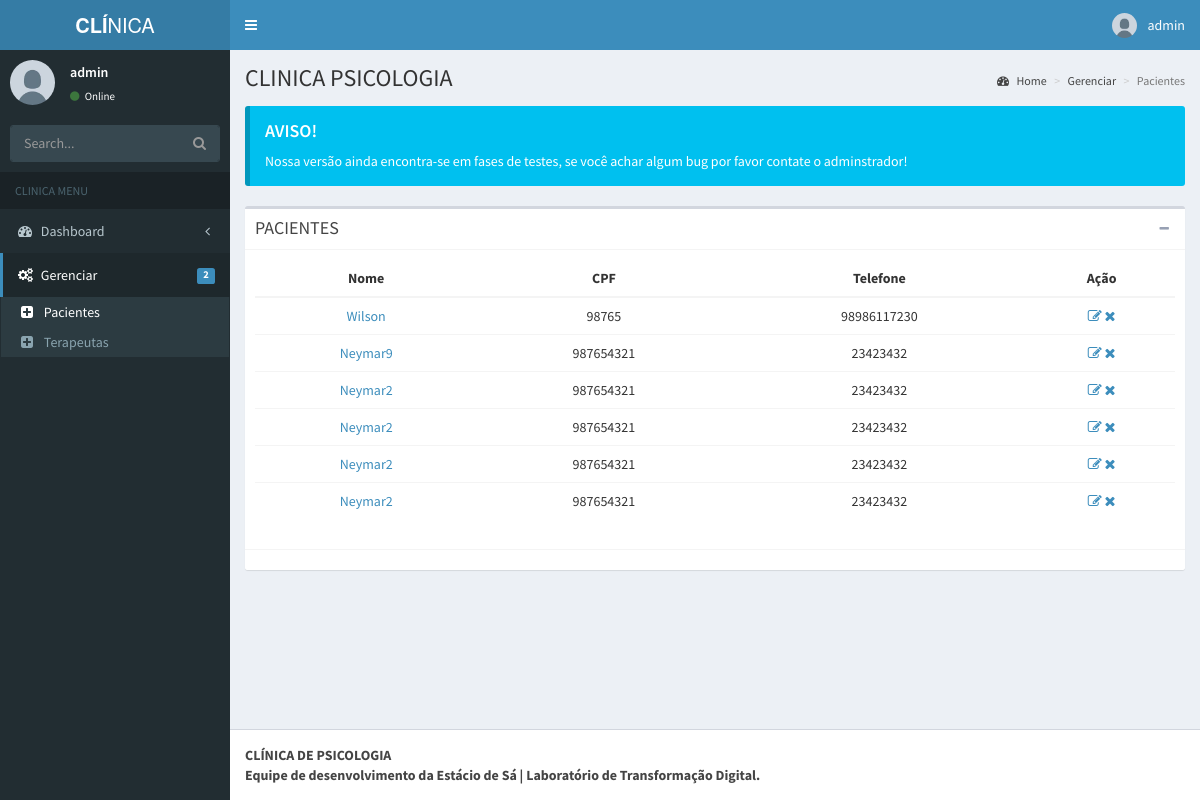
The app's page /admin/pages/layout/pacientes.php (signed in) with its own data.
### tables this page shows
CREATE TABLE `tbl_paciente` (
  `id` int(11) UNSIGNED NOT NULL,
  `nome` varchar(150) NOT NULL,
  `nascimento` date NOT NULL,
  `rg` int(11) NOT NULL,
  `cpf` int(11) NOT NULL,
  `id_genero` int(11) UNSIGNED NOT NULL,
  `id_contato` int(11) UNSIGNED NOT NULL,
  `id_escolaridade` int(11) UNSIGNED NOT NULL,
  `id_profissao` int(11) UNSIGNED NOT NULL,
  `id_renda_familiar` int(11) UNSIGNED NOT NULL,
  `id_estado_civil` int(11) UNSIGNED NOT NULL,
  `id_endereco` int(11) UNSIGNED NOT NULL
);

CREATE TABLE `tbl_contato` (
  `id` int(11) UNSIGNED NOT NULL,
  `id_paciente` int(11) UNSIGNED NOT NULL,
  `email` varchar(50) NOT NULL,
  `telefone` varchar(20) NOT NULL
);

### admin/pages/layout/pacientes.php (the view, shortened to what this page needs)
<?php
    include('../../../db/conexao.php');
?>
<!DOCTYPE html>
<html>
  <head>
    <link rel="stylesheet" href="../../bootstrap/css/bootstrap.min.css">
    <link rel="stylesheet" href="https://maxcdn.bootstrapcdn.com/font-awesome/4.4.0/css/font-awesome.min.css">
    <link rel="stylesheet" href="https://code.ionicframework.com/ionicons/2.0.1/css/ionicons.min.css">
    <link rel="stylesheet" href="../../dist/css/AdminLTE.min.css">
    <link rel="stylesheet" href="../../dist/css/skins/_all-skins.min.css">
  <body class="hold-transition skin-blue fixed sidebar-mini">
    <div class="wrapper">
      <header class="main-header">
        <a href="../../index.php" class="logo">
          <span class="logo-lg"><b>CLÍ</b>NICA</span>
        </a>
        <nav class="navbar navbar-static-top" role="navigation">
          <a href="#" class="sidebar-toggle" data-toggle="offcanvas" role="button">
          </a>
          <div class="navbar-custom-menu">
            <ul class="nav navbar-nav">
              <li class="dropdown user user-menu">
                <a href="#" class="dropdown-toggle" data-toggle="dropdown">
                  <img src="../../dist/img/user.jpg" class="user-image" alt="User Image">
                  <span class="hidden-xs"><?php echo $_SESSION['nome']; ?></span>
                </a>
              </li>
            </ul>
          </div>
        </nav>
      </header>
      <aside class="main-sidebar">
        <section class="sidebar">
          <div class="user-panel">
            <div class="pull-left image">
              <img src="../../dist/img/user.jpg" class="img-circle" alt="User Image">
            </div>
            <div class="pull-left info">
              <p><?php echo $_SESSION['nome']; ?></p>
              <a href="#"><i class="fa fa-circle text-success"></i> Online</a>
            </div>
          </div>
          <form action="#" method="get" class="sidebar-form">
            <div class="input-group">
              <input type="text" name="q" class="form-control" placeholder="Search...">
              <span class="input-group-btn">
                <button type="submit" name="search" id="search-btn" class="btn btn-flat"><i class="fa fa-search"></i></button>
              </span>
            </div>
          </form>
          <ul class="sidebar-menu">
            <li class="header">CLINICA MENU</li>
            <li class="treeview">
              <a href="#">
                <i class="fa fa-dashboard"></i> <span>Dashboard</span> <i class="fa fa-angle-left pull-right"></i>
              </a>
            </li>
            <li class="treeview active">
              <a href="#">
                <i class="fa fa-gears"></i>
                <span>Gerenciar</span>
                <span class="label label-primary pull-right">2</span>
              </a>
              <ul class="treeview-menu">
                <li class="active"><a href="pacientes.php"><i class="fa fa-plus-square"></i> Pacientes</a></li>
                <li><a href="terapeutas.php"><i class="fa fa-plus-square"></i> Terapeutas</a></li>
              </ul>
            </li>
      </aside>
      <div class="content-wrapper">
        <section class="content-header">
          <h1>
            CLINICA PSICOLOGIA
          </h1>
          <ol class="breadcrumb">
            <li><a href="../../../index.php"><i class="fa fa-dashboard"></i> Home</a></li>
            <li><a href="#">Gerenciar</a></li>
            <li class="active">Pacientes</li>
          </ol>
        </section>
        <section class="content">
          <div class="callout callout-info">
            <h4>AVISO!</h4>
            <p>Nossa versão ainda encontra-se em fases de testes, se você achar algum bug por favor contate o adminstrador!</p>
          </div>
          <div class="box">
            <div class="box-header with-border">
              <h3 class="box-title">PACIENTES</h3>
              <div class="box-tools pull-right">
                <button class="btn btn-box-tool" data-widget="collapse" data-toggle="tooltip" title="Collapse"><i class="fa fa-minus"></i></button>
              </div>
            </div>
            <div class="box-body">
  <div>
    <table class="table table-hover text-center">
      <thead class="table-dark">
        <tr>
          <th scope="col">Nome</th>
          <th scope="col">CPF</th>
          <th scope="col">Telefone</th>
          <th scope="col">Ação</th>
        </tr>
      </thead>
      <tbody>
        <?php
            $sql = "SELECT p.id, p.nome, p.cpf, c.telefone FROM tbl_paciente p INNER JOIN tbl_contato c ON p.id = c.id_paciente";
            $result = mysqli_query($mysqli, $sql);
            while ($row = mysqli_fetch_assoc($result)) {
        ?>
            <tr>
                <td><a href="../calendar.php?id=<?php echo $row["id"] ?>"><?php echo $row["nome"] ?></a></td>
                <td><?php echo $row["cpf"] ?></td>
                <td><?php echo $row["telefone"] ?></td>
                <td>
                <a href="edit.php?id=<?php echo $row["id"] ?>" class="link-dark"><i class="fa fa-edit"></i></a>
                <a href="delete-consulta.php?id=<?php echo $row["id"] ?>" class="link-dark"><i class="fa fa-remove"></i></a>
                </td>
            </tr>
        <?php
            }
        ?>
      </tbody>
    </table>
  </div>
            </div>
            <div class="box-footer">
            </div>
          </div>
        </section>
      </div>
      <footer class="main-footer">
        <strong>CLÍNICA DE PSICOLOGIA <br> Equipe de desenvolvimento da Estácio de Sá | Laboratório de Transformação Digital.</strong>
      </footer>
    </div>
  </body>
</html>

### records on screen
tbl_paciente: nome "Wilson", cpf "98765", id_contato.telefone "98986117230"
tbl_paciente: nome "Neymar9", cpf "987654321", id_contato.telefone "23423432"
tbl_paciente: nome "Neymar2", cpf "987654321", id_contato.telefone "23423432"
tbl_paciente: nome "Neymar2", cpf "987654321", id_contato.telefone "23423432"
tbl_paciente: nome "Neymar2", cpf "987654321", id_contato.telefone "23423432"
tbl_paciente: nome "Neymar2", cpf "987654321", id_contato.telefone "23423432"

### other values on screen
$_SESSION['nome'] "admin"
